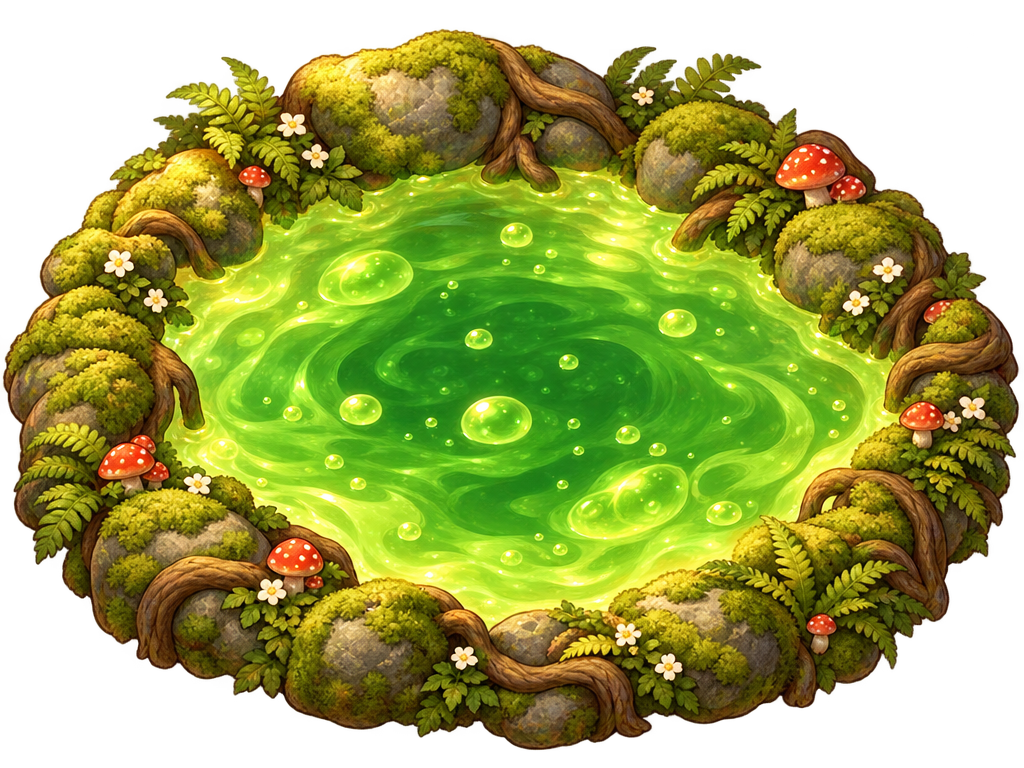
#> input picture asset/Originals/prologue/generated/pool-a.png, 1024 x 768 px; its folder holds 7 pictures in this run
$ python pack-prologue-art.py
#> lines starting #> are read from the running program, lines starting #| are printed output that depends on the picture
"""Packs the prologue's art (docs/design/2026-10-16-prologue.md; docs/godot/PROLOGUE.md).

Sources: asset/Originals/prologue/generated/ (Magnific GPT 2.5, transparent background, the Lili
sheet as style reference, 2026-10-16). Writes, at the art density of 2 px per game unit unless noted:

- godot/asset/MAPS/landmarks/wellspring-pool.webp: the Wellspring's pool of glowing goo (pool-a),
  WELLSPRING_UNITS wide;
- godot/asset/MAPS/objects/barred-gate/frame.webp and grate.webp: the old Thorn Guard gate (gate-a)
  cut in two, the stone posts and the beam (`frame`, the grate's place left empty) and the iron
  grate between them (`grate`), which rises into the beam when the gate opens; its opening is
  GATE_OPENING_UNITS wide;
- godot/asset/MAPS/objects/barred-gate/lever-2x1.webp: the lever behind the bars, up (shut) and
  pulled (open) (lever-a), in cells of LEVER_CELL px;
- godot/asset/characters/authored/npcs/yoi.webp: Old Veteran Yoi's three poses (yoi-a standing,
  thrust-b the thrust with his jelly spear, hurt-a wounded), in a row of YOI_CELL cells at 3 px per
  unit (the NPC sheets' density), every pose at one scale, its feet on the cell's bottom and its body
  centred on YOI_BODY_X;
- godot/asset/UI/items/plops-satchel.webp: Plop's satchel, the bag he gives (128 x 128).

It prints the placement numbers the scenes use (game/scenes/objects/barred-gate.tscn,
game/scenes/characters/yoi.tscn, the Wellspring's water cells in west-village-b4).

    python scripts/art/pack-prologue-art.py
"""
from pathlib import Path

from PIL import Image

ROOT = Path(__file__).resolve().parents[2]
SRC = ROOT / "asset/Originals/prologue/generated"
ALPHA_CUT = 40

WELLSPRING_UNITS = 360
GATE_OPENING_UNITS = 128
# gate-a: the grate between the posts and under the beam (source px), found from the alpha profile.
GATE_GRATE = (248, 266, 772, 668)
LEVER_CELL = (96, 96)
LEVER_UNITS_WIDE = 40
YOI_CELL = (400, 240)
YOI_BODY_X = 104
YOI_BODY_UNITS_TALL = 76
YOI_PX_PER_UNIT = 3


def load(name: str) -> Image.Image:
#> called with name = 'pool-a.png'
	return Image.open(SRC / name).convert("RGBA")
#> returned value is the input picture: PIL image 1024x768 RGBA; mean R, G, B, A 110.7, 115.3, 25, 179.9


def alpha_box(image: Image.Image) -> tuple[int, int, int, int]:
	return image.getchannel("A").point(lambda a: 255 if a > ALPHA_CUT else 0).getbbox()


def scaled(image: Image.Image, factor: float) -> Image.Image:
	return image.resize((max(1, round(image.width * factor)), max(1, round(image.height * factor))), Image.LANCZOS)


def save(image: Image.Image, path: Path) -> None:
	path.parent.mkdir(parents=True, exist_ok=True)
	image.save(path, "WEBP", lossless=True)
	print(f"{path.relative_to(ROOT)}  {image.width} x {image.height}")


# [12 lines left out: function body_centre_x, not called in this run]


def pack_pool() -> None:
	pool = load("pool-a.png")
	pool = pool.crop(alpha_box(pool))
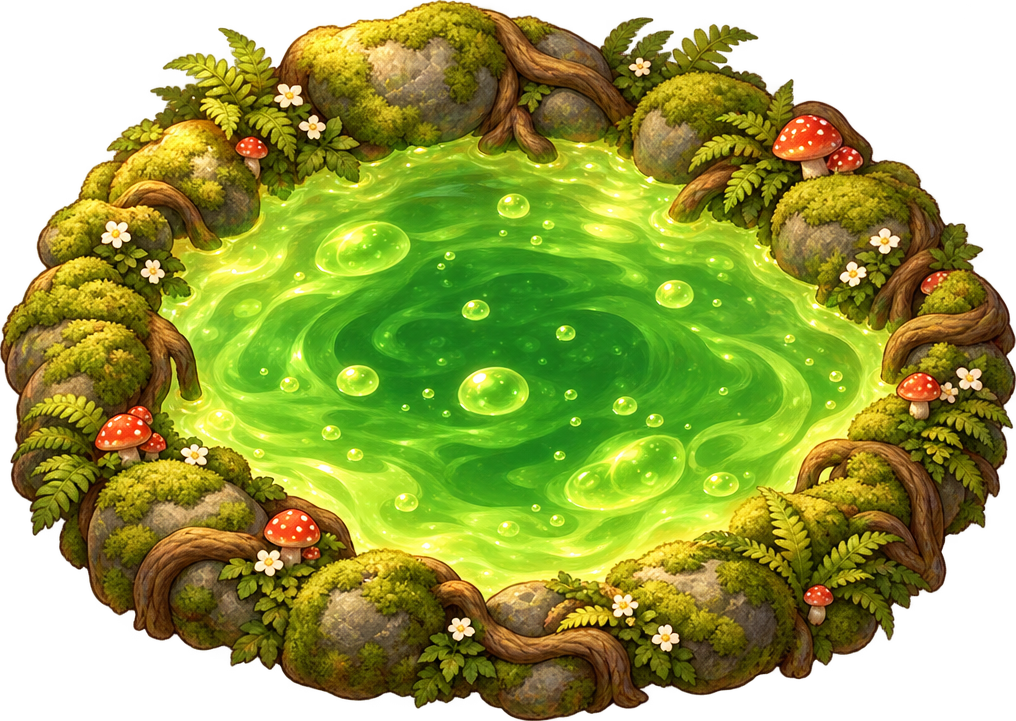
#> pool: PIL image 1016x721 RGBA; mean R, G, B, A 113.2, 119.3, 26.1, 193.1; transparent parts drawn white
	factor = WELLSPRING_UNITS * 2 / pool.width
#> factor = 0.709
	out = scaled(pool, factor)
	save(out, ROOT / "godot/asset/MAPS/landmarks/wellspring-pool.webp")
#| godot/asset/MAPS/landmarks/wellspring-pool.webp  720 x 511
	print(f"  pool: {out.width / 2:.0f} x {out.height / 2:.0f} units")
#|   pool: 360 x 256 units


def pack_gate() -> None:
	gate = load("gate-a.png")
	box = alpha_box(gate)
	factor = GATE_OPENING_UNITS * 2 / (GATE_GRATE[2] - GATE_GRATE[0])
	grate = gate.crop(GATE_GRATE)
	frame = gate.copy()
	frame.paste(Image.new("RGBA", grate.size, (0, 0, 0, 0)), GATE_GRATE[:2])
	frame = frame.crop(box)
	grate_out = scaled(grate, factor)
	frame_out = scaled(frame, factor)
	save(frame_out, ROOT / "godot/asset/MAPS/objects/barred-gate/frame.webp")
	save(grate_out, ROOT / "godot/asset/MAPS/objects/barred-gate/grate.webp")
	# Placement in units, from the gate node at the middle of the opening's foot (the grate's bottom).
	units = factor / 2
	foot = (GATE_GRATE[0] + GATE_GRATE[2]) / 2, GATE_GRATE[3]
	print(f"  frame offset (units, scale 0.5): ({(box[0] - foot[0]) * units:.1f}, {(box[1] - foot[1]) * units:.1f})"
		f" size {frame_out.width / 2:.1f} x {frame_out.height / 2:.1f}")
	print(f"  grate offset (units): ({(GATE_GRATE[0] - foot[0]) * units:.1f}, {(GATE_GRATE[1] - foot[1]) * units:.1f})"
		f" size {grate_out.width / 2:.1f} x {grate_out.height / 2:.1f}")
	print(f"  posts: left {(box[0] - foot[0]) * units:.1f}..{(GATE_GRATE[0] - foot[0]) * units:.1f},"
		f" right {(GATE_GRATE[2] - foot[0]) * units:.1f}..{(box[2] - foot[0]) * units:.1f}")


# [46 lines left out: functions pack_lever, pack_yoi, pack_satchel, not called in this run]


def main() -> None:
	pack_pool()
	pack_gate()
	pack_lever()
	pack_yoi()
	pack_satchel()


if __name__ == "__main__":
#> (the run stopped early here; a loop or call above may not have finished)
